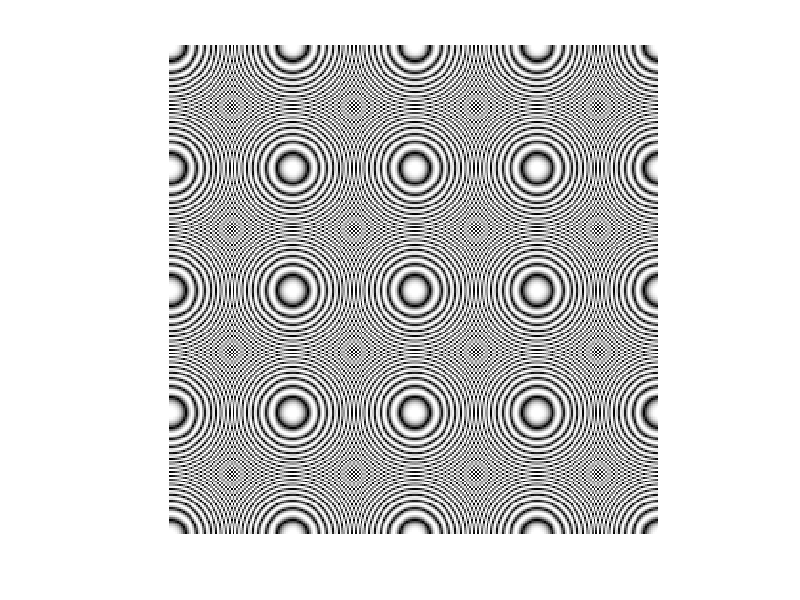
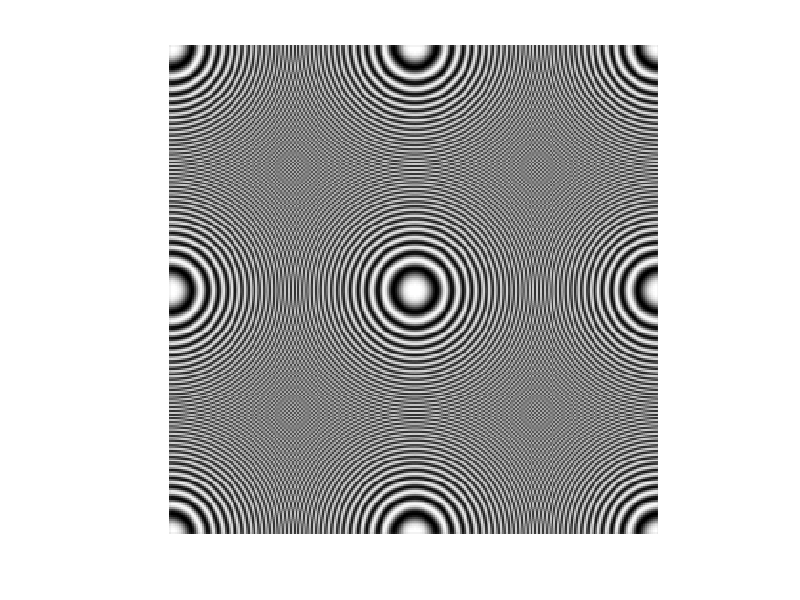

These figures' MATLAB source, in order:
clc
clear all
close all
[x,y]=meshgrid(0:1/128:255/128,0:1/128:255/128);
f=cos(128*pi*((x-1).^2+(y-1).^2));
h=fspecial('gaussian',[5 5]);
f1=conv2(f,h,'same');
imshow(abs(f),[]),figure,imshow(f1,[])
